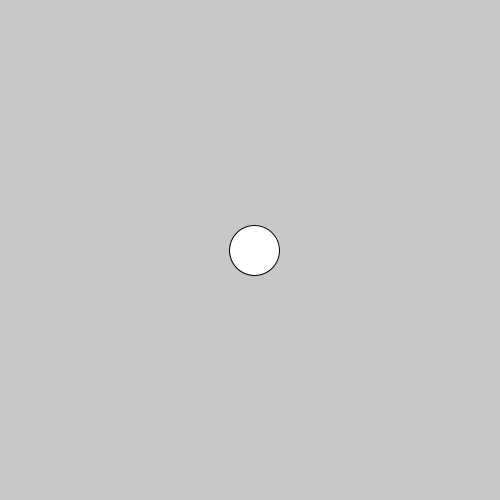
Frame 1 (no input)
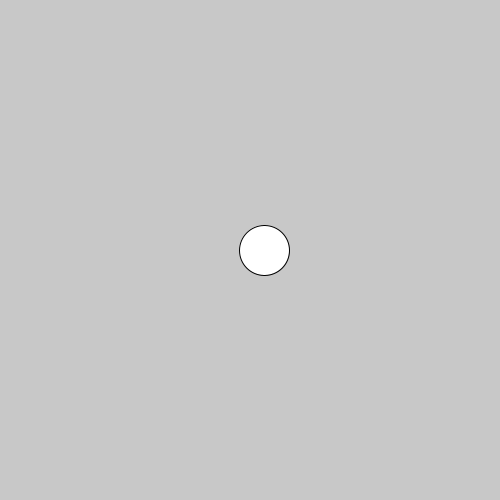
Frame 60 (the mouse pressed at the canvas centre just before this capture)
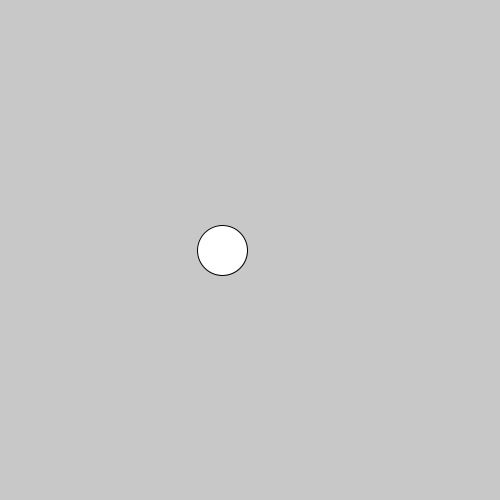
Frame 120 (the mouse held since frame 60 and released just before this capture)

The Processing sketch that drew these frames (run headless with seeded random() and noise(); from frame 60 on, the mouse is pressed at the canvas centre):

// Processing sketch: 18_more_sin
// ── 18_more_sin.pde
// More animation with sin().

void setup() {
  size(500, 500);
}

void draw() {
  background(200);

  // frequency is how fast the sine wave oscillates
  float frequency = 0.05;
  // amplitude is how large the sine wave gets
  float amplitude = 100;

  int centerX = width / 2;
  float circleSize = 50;

  // we don't have to use map() when working with sin() - we can also use regular arithmetic
  float x = centerX + sin(frameCount * frequency) * amplitude;

  ellipse(x, height / 2, circleSize, circleSize);
}
